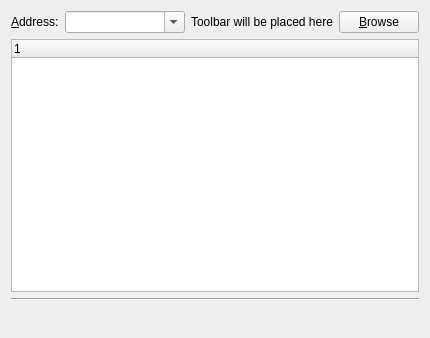
<ui version="4.0" >
 <class>Disco</class>
 <widget class="QWidget" name="Disco" >
  <property name="geometry" >
   <rect>
    <x>0</x>
    <y>0</y>
    <width>430</width>
    <height>338</height>
   </rect>
  </property>
  <property name="windowTitle" >
   <string>Service Discovery</string>
  </property>
  <layout class="QVBoxLayout" >
   <property name="spacing" >
    <number>0</number>
   </property>
   <property name="leftMargin" >
    <number>0</number>
   </property>
   <property name="topMargin" >
    <number>0</number>
   </property>
   <property name="rightMargin" >
    <number>0</number>
   </property>
   <property name="bottomMargin" >
    <number>0</number>
   </property>
   <item>
    <layout class="QVBoxLayout" >
     <property name="spacing" >
      <number>6</number>
     </property>
     <property name="leftMargin" >
      <number>11</number>
     </property>
     <property name="topMargin" >
      <number>11</number>
     </property>
     <property name="rightMargin" >
      <number>11</number>
     </property>
     <property name="bottomMargin" >
      <number>11</number>
     </property>
     <item>
      <layout class="QHBoxLayout" >
       <property name="spacing" >
        <number>6</number>
       </property>
       <property name="leftMargin" >
        <number>0</number>
       </property>
       <property name="topMargin" >
        <number>0</number>
       </property>
       <property name="rightMargin" >
        <number>0</number>
       </property>
       <property name="bottomMargin" >
        <number>0</number>
       </property>
       <item>
        <widget class="QLabel" name="textLabel1" >
         <property name="text" >
          <string>&amp;Address:</string>
         </property>
         <property name="buddy" >
          <cstring>cb_address</cstring>
         </property>
        </widget>
       </item>
       <item>
        <widget class="QComboBox" name="cb_address" >
         <property name="sizePolicy" >
          <sizepolicy vsizetype="Fixed" hsizetype="Expanding" >
           <horstretch>2</horstretch>
           <verstretch>0</verstretch>
          </sizepolicy>
         </property>
         <property name="editable" >
          <bool>true</bool>
         </property>
        </widget>
       </item>
       <item>
        <widget class="QLabel" name="toolBarPlaceholder" >
         <property name="text" >
          <string>Toolbar will be placed here</string>
         </property>
        </widget>
       </item>
       <item>
        <widget class="QPushButton" name="pb_browse" >
         <property name="text" >
          <string>&amp;Browse</string>
         </property>
        </widget>
       </item>
      </layout>
     </item>
     <item>
      <widget class="QTreeWidget" name="lv_disco" >
       <column>
        <property name="text" >
         <string>1</string>
        </property>
       </column>
      </widget>
     </item>
     <item>
      <widget class="Line" name="line3" >
       <property name="frameShape" >
        <enum>QFrame::HLine</enum>
       </property>
       <property name="frameShadow" >
        <enum>QFrame::Sunken</enum>
       </property>
       <property name="orientation" >
        <enum>Qt::Horizontal</enum>
       </property>
      </widget>
     </item>
     <item>
      <layout class="QHBoxLayout" >
       <property name="spacing" >
        <number>6</number>
       </property>
       <property name="leftMargin" >
        <number>0</number>
       </property>
       <property name="topMargin" >
        <number>0</number>
       </property>
       <property name="rightMargin" >
        <number>0</number>
       </property>
       <property name="bottomMargin" >
        <number>0</number>
       </property>
       <item>
        <widget class="BusyWidget" native="1" name="busy" />
       </item>
       <item>
        <spacer>
         <property name="orientation" >
          <enum>Qt::Horizontal</enum>
         </property>
         <property name="sizeType" >
          <enum>QSizePolicy::Expanding</enum>
         </property>
         <property name="sizeHint" >
          <size>
           <width>349</width>
           <height>20</height>
          </size>
         </property>
        </spacer>
       </item>
       <item>
        <widget class="IconButton" native="1" name="pb_close" >
         <property name="text" stdset="0" >
          <string>&amp;Close</string>
         </property>
        </widget>
       </item>
      </layout>
     </item>
    </layout>
   </item>
  </layout>
 </widget>
 <layoutdefault spacing="6" margin="11" />
 <pixmapfunction>qPixmapFromMimeSource</pixmapfunction>
 <customwidgets>
  <customwidget>
   <class>BusyWidget</class>
   <extends></extends>
   <header>busywidget.h</header>
  </customwidget>
  <customwidget>
   <class>IconButton</class>
   <extends></extends>
   <header>iconbutton.h</header>
  </customwidget>
 </customwidgets>
 <resources/>
 <connections/>
</ui>
